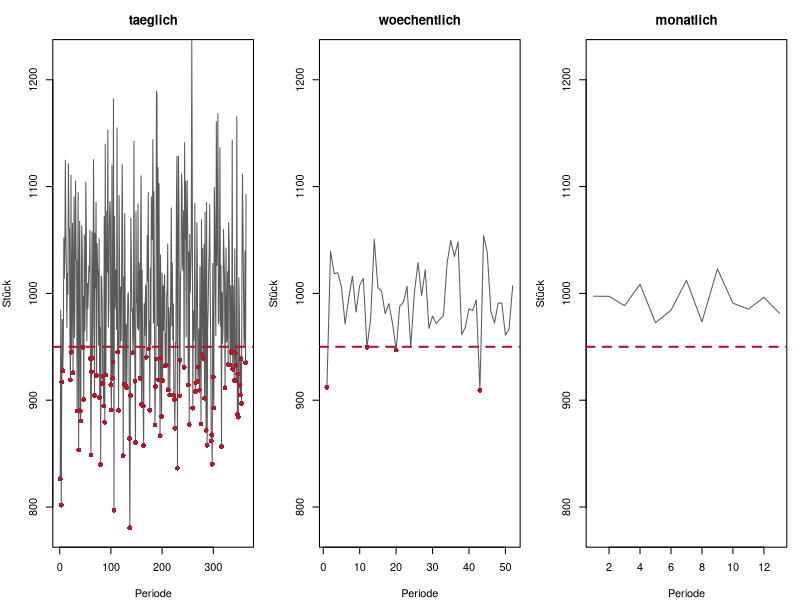
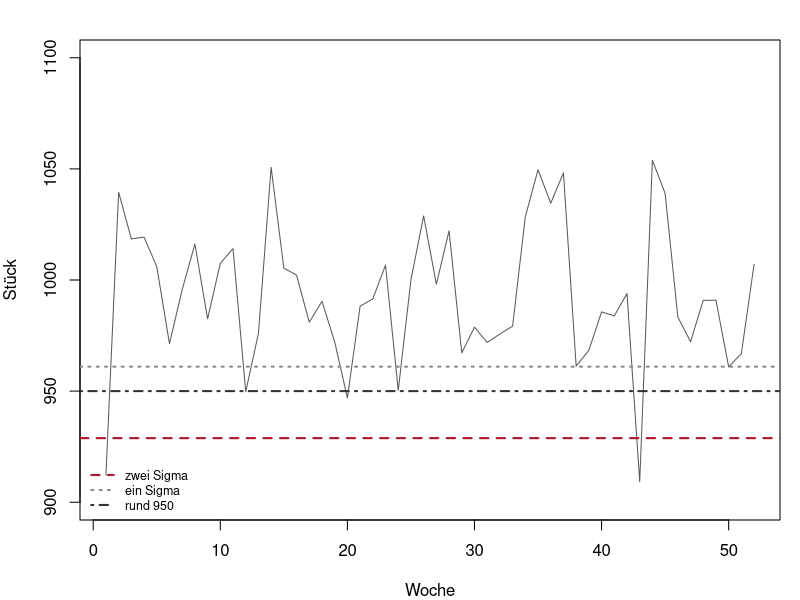
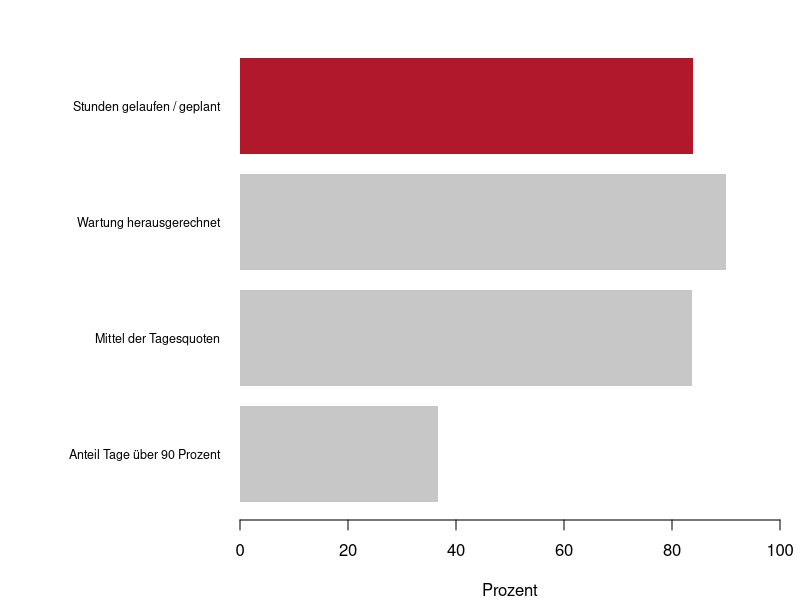
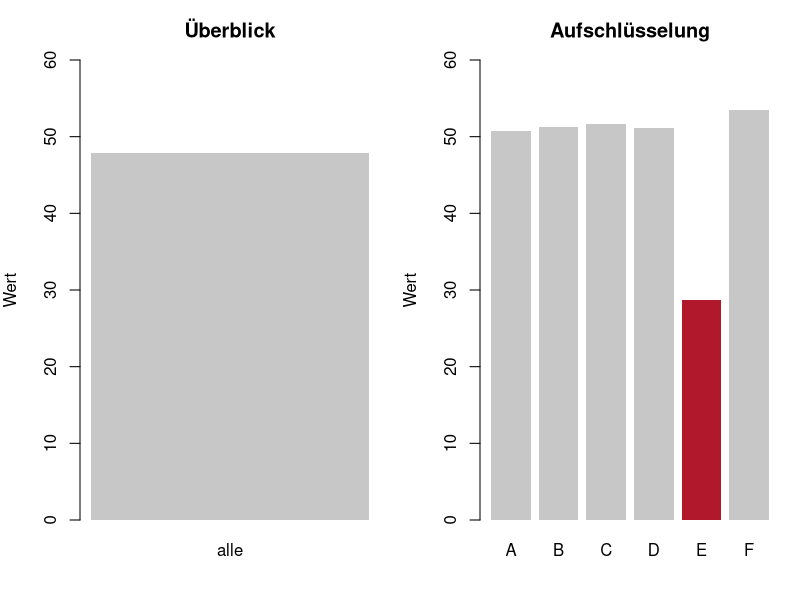

Generate these figures, in order, with R:
## ---- chunk 1
#| label: setup-r
#| include: false
library(ggplot2)

theme_set(theme_minimal(base_size = 12))

lehmer <- function(saat, anzahl) {
  s <- saat
  raus <- numeric(anzahl)
  for (k in seq_len(anzahl)) {
    s <- (16807 * s) %% 2147483647
    raus[k] <- s / 2147483647
  }
  raus
}

akzent <- "#b2182b"
neutral <- "#c7c7c7"
## ---- chunk 2
#| label: fig-b1-db-r
#| fig-cap: "Beispiel 1: dieselbe Reihe, drei Betrachtungstakte, eine Schwelle."
#| fig-height: 3.4
tage <- 364
produktion <- 1000 + qnorm(lehmer(1919, tage)) * 80
schwelle <- 950

mittelwerte <- function(x, fenster) {
  gruppe <- (seq_along(x) - 1) %/% fenster
  as.vector(tapply(x, gruppe, mean))
}

for (nm in c("taeglich", "woechentlich", "monatlich")) {
  fenster <- c(taeglich = 1, woechentlich = 7, monatlich = 28)[[nm]]
  agg <- mittelwerte(produktion, fenster)
  cat(sprintf("%-14s Perioden %3d  SD der Mittel %6.2f (theoretisch %6.2f)  Alarme %3d (%5.1f Prozent)\n",
              nm, length(agg), sd(agg), 80 / sqrt(fenster),
              sum(agg < schwelle), 100 * mean(agg < schwelle)))
}

par(mfrow = c(1, 3), mar = c(4, 4, 3, 1))
for (nm in c("taeglich", "woechentlich", "monatlich")) {
  fenster <- c(taeglich = 1, woechentlich = 7, monatlich = 28)[[nm]]
  agg <- mittelwerte(produktion, fenster)
  plot(agg, type = "l", ylim = c(780, 1220), xlab = "Periode",
       ylab = "Stück", main = nm, col = "grey35")
  abline(h = schwelle, col = akzent, lty = 2, lwd = 2)
  points(which(agg < schwelle), agg[agg < schwelle], col = akzent, pch = 16)
}
par(mfrow = c(1, 1))
## ---- chunk 3
#| label: fig-b2-db-r
#| fig-cap: "Beispiel 2: drei Schwellen auf derselben Wochenreihe."
#| fig-height: 3
wochen <- mittelwerte(produktion, 7)
grenzen <- c(
  "rund (950)" = 950,
  "Ziel minus 5 Prozent (950)" = 950,
  "zwei Sigma" = mean(wochen) - 2 * sd(wochen),
  "ein Sigma" = mean(wochen) - 1 * sd(wochen))
round(grenzen, 2)

for (nm in names(grenzen)) {
  anteil <- mean(wochen < grenzen[[nm]]) * 100
  cat(sprintf("%-28s Grenze %7.2f  Alarme %2d von %d (%5.1f Prozent)\n",
              nm, grenzen[[nm]], sum(wochen < grenzen[[nm]]),
              length(wochen), anteil))
}
round(c(mittel = mean(wochen), sd = sd(wochen),
        minimum = min(wochen), maximum = max(wochen)), 2)

par(mar = c(4, 4, 2, 1))
plot(wochen, type = "l", col = "grey35", xlab = "Woche", ylab = "Stück",
     ylim = c(900, 1100))
abline(h = grenzen[["zwei Sigma"]], col = akzent, lty = 2, lwd = 2)
abline(h = grenzen[["ein Sigma"]], col = "grey55", lty = 3, lwd = 2)
abline(h = 950, col = "grey20", lty = 4, lwd = 2)
legend("bottomleft", c("zwei Sigma", "ein Sigma", "rund 950"),
       col = c(akzent, "grey55", "grey20"), lty = c(2, 3, 4), lwd = 2,
       bty = "n", cex = 0.75)
## ---- chunk 4
#| label: fig-b3-db-r
#| fig-cap: "Beispiel 3: vier Kennzahlen, die alle Verfügbarkeit heissen."
#| fig-height: 3
n <- 30
u <- matrix(lehmer(5252, 3 * n), ncol = 3, byrow = TRUE)
geplant <- round(16 + 4 * u[, 1], 1)
stillstand <- round(u[, 2]^2 * 6, 2)
wartung <- round(u[, 3] * 2, 2)
lief <- geplant - stillstand - wartung
tagesquote <- lief / geplant

round(c(summe_geplant = sum(geplant), summe_stillstand = sum(stillstand),
        summe_wartung = sum(wartung), summe_gelaufen = sum(lief)), 2)

varianten <- c(
  "Stunden gelaufen / geplant" = sum(lief) / sum(geplant) * 100,
  "Wartung herausgerechnet" = sum(lief) / (sum(geplant) - sum(wartung)) * 100,
  "Mittel der Tagesquoten" = mean(tagesquote) * 100,
  "Anteil Tage über 90 Prozent" = mean(tagesquote > 0.90) * 100)
round(varianten, 2)
round(c(spannweite_der_ersten_drei = max(varianten[1:3]) - min(varianten[1:3]),
        schlechtester_tag = min(tagesquote) * 100,
        bester_tag = max(tagesquote) * 100), 2)

par(mar = c(4, 12, 2, 1))
barplot(rev(varianten), horiz = TRUE, las = 1, xlim = c(0, 100),
        col = c(neutral, neutral, neutral, akzent), border = NA,
        xlab = "Prozent", cex.names = 0.75)
## ---- chunk 5
#| label: b4-db-r
bildschirm_hoehe <- 900      # sichtbare Pixel im Browser, 1080 minus Leisten
kopfzeile <- 80
kachel_hoehe <- 220
abstand <- 16

passen <- floor((bildschirm_hoehe - kopfzeile + abstand) / (kachel_hoehe + abstand))
round(c(sichtbare_hoehe = bildschirm_hoehe, kopfzeile = kopfzeile,
        kachelhoehe_mit_abstand = kachel_hoehe + abstand,
        reihen_sichtbar = passen), 0)

for (reihen in c(3, 4, 6)) {
  gesamt <- kopfzeile + reihen * (kachel_hoehe + abstand) - abstand
  sichtbar <- min(1, (bildschirm_hoehe - kopfzeile) /
                    (reihen * (kachel_hoehe + abstand) - abstand))
  cat(sprintf("%d Reihen: Gesamthöhe %4d px, sichtbar ohne Scrollen %5.1f Prozent\n",
              reihen, gesamt, 100 * sichtbar))
}
## ---- chunk 6
#| label: fig-b5-db-r
#| fig-cap: "Beispiel 5: die Gesamtzahl und die Aufschlüsselung."
#| fig-height: 3
gruppen <- c("A", "B", "C", "D", "E", "F")
je_gruppe <- 40
basis <- c(50, 52, 49, 51, 30, 53)
z <- qnorm(lehmer(6363, length(gruppen) * je_gruppe))
gruppe <- rep(gruppen, each = je_gruppe)
wert <- rep(basis, each = je_gruppe) + z * 6

gesamt <- mean(wert)
mittel <- tapply(wert, gruppe, mean)
round(c(gesamtmittel = gesamt), 2)
round(mittel, 2)
round(c(ohne_gruppe_E = mean(mittel[names(mittel) != "E"])), 2)

zwischen <- sum(je_gruppe * (mittel - gesamt)^2)
innen <- sum((wert - mittel[gruppe])^2)
round(c(streuung_zwischen = zwischen, streuung_innerhalb = innen,
        anteil_zwischen_prozent = zwischen / (zwischen + innen) * 100), 1)

par(mfrow = c(1, 2), mar = c(4, 4, 3, 1))
barplot(gesamt, names.arg = "alle", col = neutral, border = NA,
        ylim = c(0, 60), ylab = "Wert", main = "Überblick")
barplot(mittel, col = ifelse(mittel < 40, akzent, neutral), border = NA,
        ylim = c(0, 60), ylab = "Wert", main = "Aufschlüsselung")
par(mfrow = c(1, 1))
